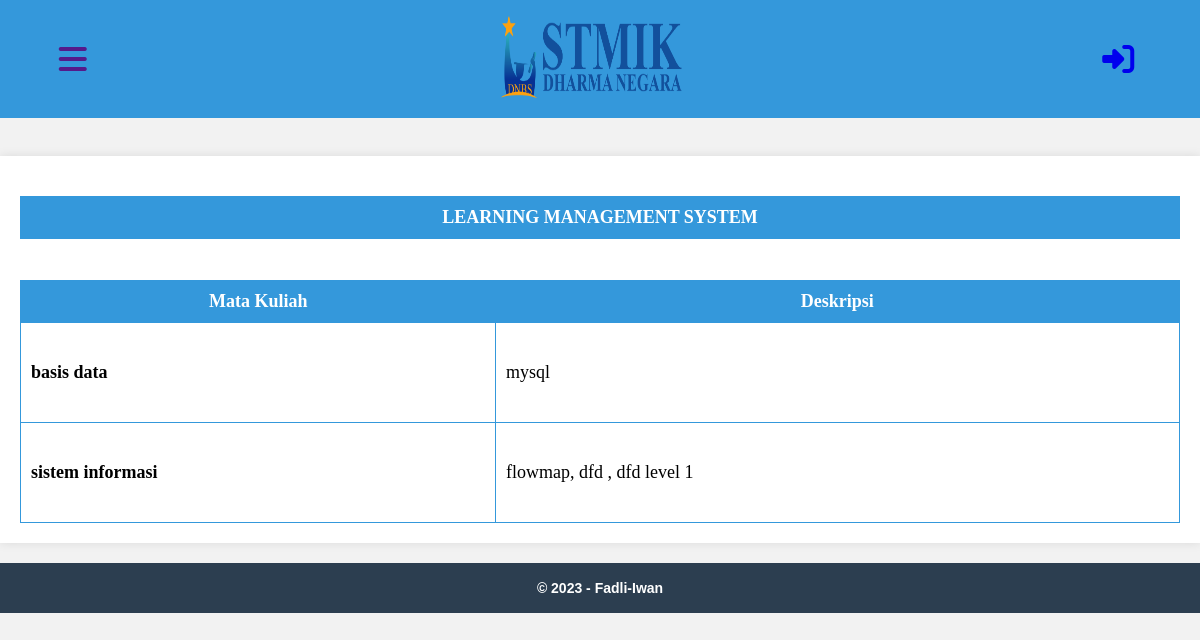
The app's page /user/index.php with its own data.
### tables this page shows
CREATE TABLE `matkul` (
  `id` int(11) NOT NULL,
  `matkul` varchar(100) DEFAULT NULL,
  `keterangan` varchar(300) DEFAULT NULL
);

### user/index.php (the view, shortened to what this page needs)
<?php
include("koneksi.php")
?>
<!DOCTYPE html>
<html lang="en">
<head>
    <link rel="stylesheet" href="fontawesome/css/all.css">
</head>
<body>
<div class="header">
    <table>
      <tr align="center">
          <td><a href="" align="center"><i class="fa-sharp fa-solid fa-bars fa-2x"></i></td>
            <td><img src="img/dnbs.png" alt="" height="100" width="200"></td>
          <td><a href="login.php"><i class="fa-solid fa-right-to-bracket fa-2x"></i></a></td>
      </tr>
    </table>
</div>
<br>
<div class="konten">
        <Table align="center">
        <tr align="center">
            <th><b>LEARNING MANAGEMENT SYSTEM</b></th>
        </tr>
        </Table>
        <br>
    <table align="center">
        <tr align="center">
            <th>Mata Kuliah</th>
            <th>Deskripsi</th>
        </tr>
        <tr>
        <?php
        $sql = "SELECT * FROM matkul ";
        $query = mysqli_query($db, $sql);
        while($matkul = mysqli_fetch_array($query)){
        ?>
        <tr>
        <tr height =" 100px">
            <td><b> &nbsp; <?php echo $matkul ['matkul']?></b></td>
            <td> &nbsp; <?php echo $matkul ['keterangan']?></td>
        </tr>
        <?php } ?>
    </table>
    </div>
    <div class="footer">
  <p align="center"><b>&copy; 2023 - Fadli-Iwan</b></p>
</div>
</body>
</html>

### user/index.php (style rules this page uses)
body { font-family: 'Arial', sans-serif; background-color: #f2f2f2; max-height: 100%; margin: 0; padding: 0; color: #333; }
.konten { font-family: 'Times New Roman', Times, serif; font-size: large; margin: 20px auto; max-width: 100%; padding: 20px; background-color: #fff; box-shadow: 0 0 10px rgba(0, 0, 0, 0.1); }
.konten table { padding: 20px; width: 100%; background-color: #3498db; color: white; border-collapse: collapse; margin-top: 20px; border: 1px solid #3498db; }
.konten th { padding: 10px; }
.konten td { background-color: white; color: black; border: 1px solid #3498db; }
.header { background-color: #3498db; padding: 4px; color: white; text-align: center; }
.header table { text-align: center; padding:5; width:100%; }
.footer { height: 50px; background-color: #2c3e50; color: white; text-align: center; line-height: 50px; font-size: 14px; }

### records on screen
matkul: matkul "basis data", keterangan "mysql"
matkul: matkul "sistem informasi", keterangan "flowmap, dfd , dfd level 1"
